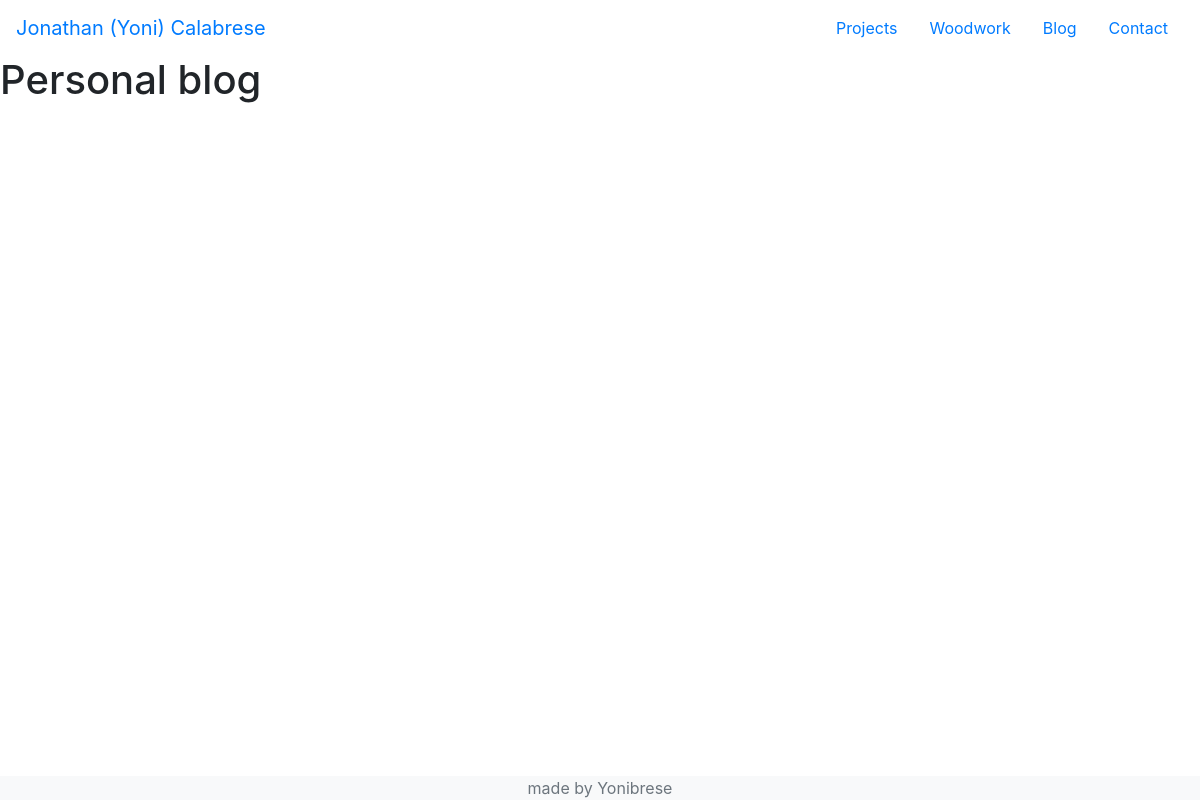
Page /blog/ on the earlier database version.
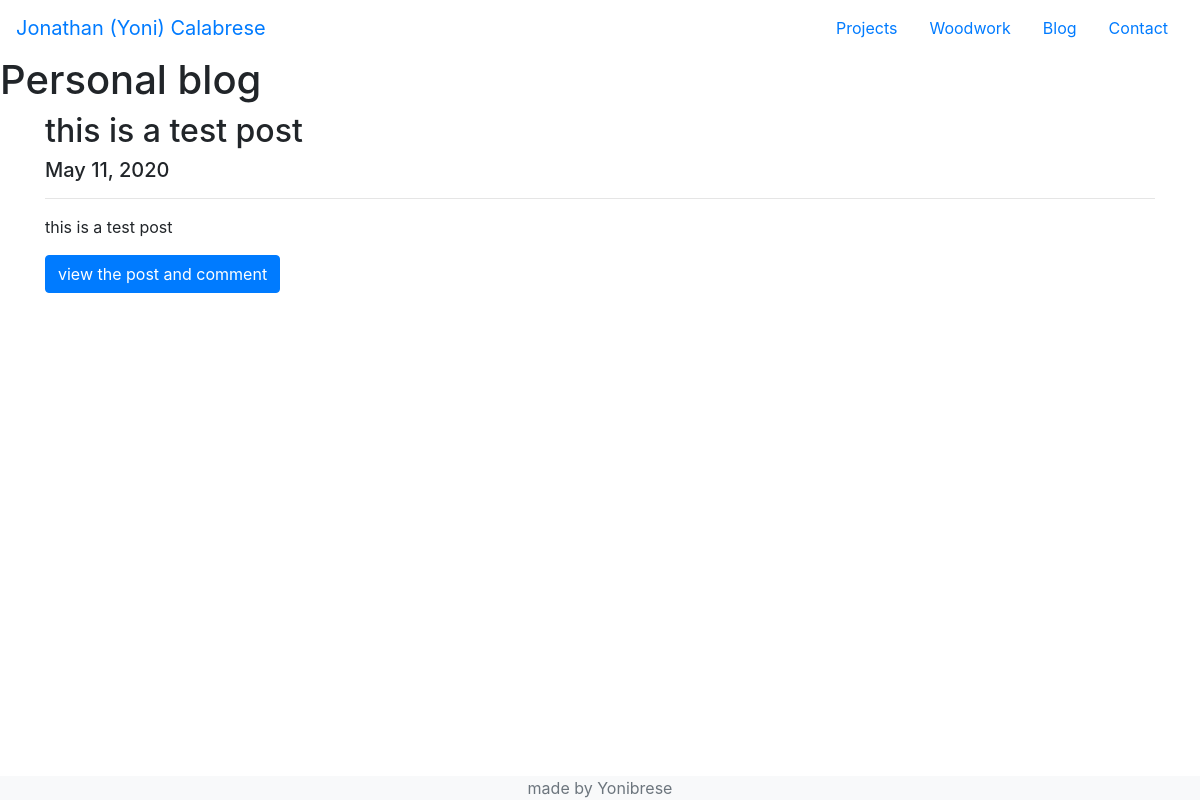
Same page on the later database version.
### blog/models.py (models this page shows)
class BlogPost(models.Model):
    title = models.CharField(max_length=100)
    date_added = models.DateField(auto_now=True)
    blog_text = models.TextField(null=True)
    comment = models.ManyToManyField(Comment)

### blog/views.py (the view)
# urls.py: path('', views.blog, name='blog'),
def blog(request):
    posts = models.BlogPost.objects.all().order_by('-date_added')
    return render(request, 'blog/blog.html', {'posts': posts})

### blog/templates/blog/blog.html (shortened to what this page needs)
{% extends 'base.html' %}
{% block content %}
    <div>
        <h1>Personal blog</h1>
        {% for post in posts %}
        <div id="post" class="container">
            <h2>{{ post.title }}</h2>
            <h5> {{ post.date_added }} </h5>
            <hr>
            <p>{{ post.blog_text|truncatechars:255 }}</p>
            <a href="{% url 'comment' id=post.id %}" class="btn btn-primary">view the post and comment</a>
        </div>
        {% endfor %}
    </div>
{% endblock %}

Differences in the rows shown:
added BlogPost: title "this is a test post", date_added "May 11, 2020", blog_text "this is a test post"
